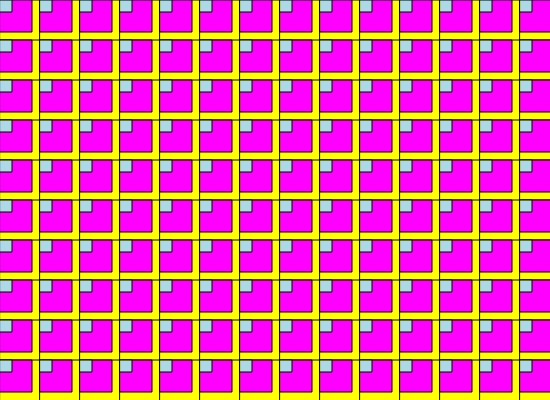
Frame 1 (no input)
Frame 60 (no input): identical to frame 1, image omitted
Frame 120 (the mouse pressed at the canvas centre since frame 60): identical to frame 1, image omitted

The p5.js sketch that drew this single still picture (run headless with seeded random() and noise() and a simulated clock; from frame 60 on, the mouse is pressed at the canvas centre):

// p5.js sketch
// ── sketch.js
function setup() {
  createCanvas(550, 400);
}

function draw() {
  background(220);
  
  var rectSize=40;
  
  for (var x = 0; x< width; x += rectSize){
    
  for (var y = 0; y< height; y += rectSize){
    
    fill('yellow');
    rect(x,y, rectSize*1.2, rectSize*1.2);
    fill('magenta');
    rect(x,y, rectSize*0.8, rectSize*0.8);
    fill('lightblue');
    rect(x,y, rectSize*0.3, rectSize*0.3);
  }
  }
}
